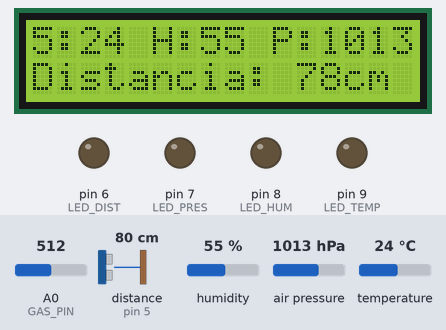
This sketch was run on a simulated Arduino Uno, built with avr-gcc and run on an emulated ATmega328P. Parts: 16×2 character LCD, output pins drawn as LEDs (lit = HIGH). Wiring (inferred from the names in the program): ultrasonic range finder: trigger pin 4; echo pin 5. The inputs (shaded band) are chosen by the test bench; at power-on: distance to the obstacle (sensor on pin 5) 80 cm, A0 (GAS_PIN) = 512, humidity 55 %, air pressure 1013 hPa, temperature 24 °C. The echo pulse lasts 58.3 µs per cm; pins used as bus, display or sensor lines are not drawn.

Above: at 1.2 s.
1.3 s: distance to the obstacle (sensor on pin 5) set to 17 cm
At 3.1 s:
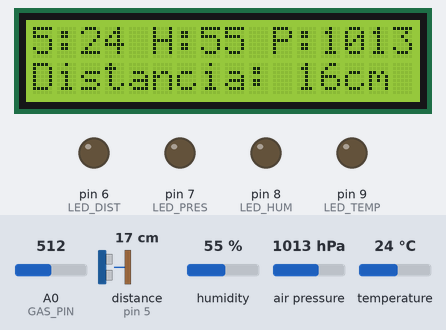
3.6 s: distance to the obstacle (sensor on pin 5) set to 14 cm
At 4.6 s:
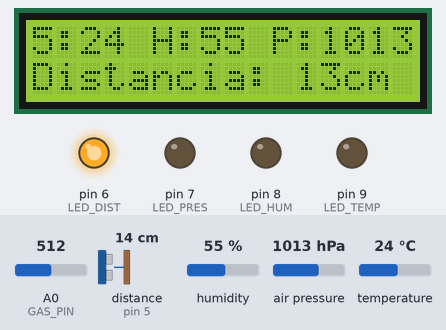
5.6 s: A0 (GAS_PIN) set to 261
At 7.3 s:
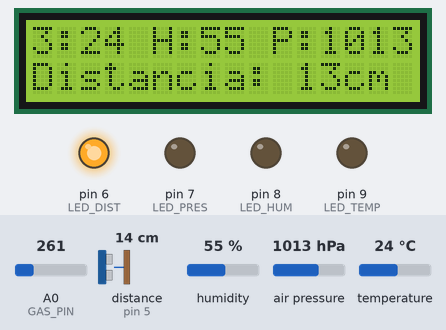
7.6 s: A0 (GAS_PIN) set to 229
At 8.8 s:
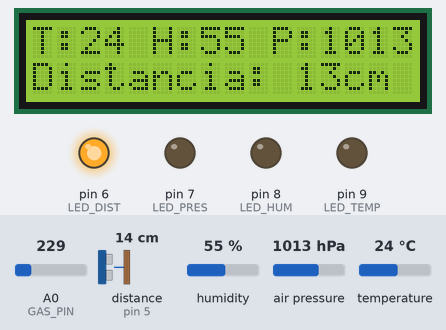
9.7 s: humidity set to 58 %
At 11.4 s:
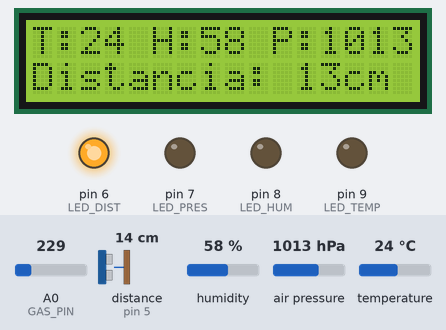
11.7 s: humidity set to 62 %
At 13.0 s:
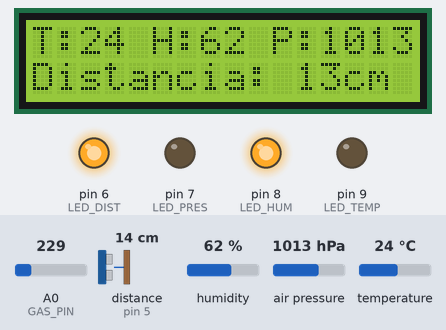
Timing chart, 0 to 14.7 s (numbered marks = the images above; inputs shaded):
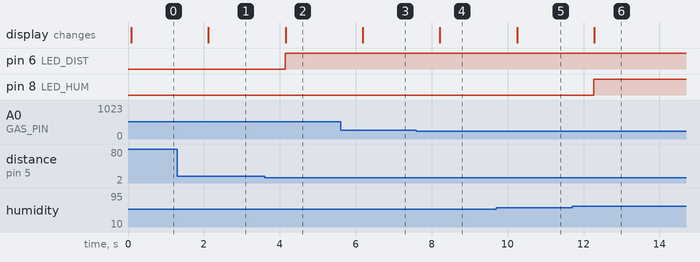

Measured:
- the behaviour switches between 16 and 15 cm on distance to the obstacle (sensor on pin 5) (found by bisection; images 1 and 2)
- the behaviour switches between 246 and 245 on A0 (GAS_PIN) (found by bisection; images 3 and 4)
- the behaviour switches between 60 and 61 % on humidity (found by bisection; images 5 and 6)
- after the input at 1.3 s, the display: changes after 0.82 s (image 1)
- after the input at 3.6 s, pin 6 (LED_DIST): LOW → HIGH after 0.54 s; the display: changes after 0.55 s (image 2)
- after the input at 5.6 s, the display: changes after 0.59 s (image 3)
- after the input at 7.6 s, the display: changes after 0.62 s (image 4)
- after the input at 9.7 s, the display: changes after 0.55 s (image 5)
- after the input at 11.7 s, pin 8 (LED_HUM): LOW → HIGH after 0.57 s; the display: changes after 0.58 s (image 6)

The sketch:

SENSORES_ARD.ino
```cpp
#include <LiquidCrystal.h>
#include <Adafruit_BME280.h>
#include <SPI.h>

// -------- LCD --------
LiquidCrystal lcd(2, 3, A1, A2, A3, A4);

// -------- BME280 (SPI) --------
#define BME_CS 10
Adafruit_BME280 bme(BME_CS);

// -------- Pines --------
#define LED_TEMP 9
#define LED_HUM  8
#define LED_PRES 7
#define LED_DIST 6

#define TRIG_PIN 4
#define ECHO_PIN 5

#define GAS_PIN A0

// -------- Umbrales --------
float LIM_TEMP = 30.0;     // °C
float LIM_HUM  = 60.0;     // %
float LIM_PRES = 1000.0;   // hPa
float LIM_GAS  = 1.20;      // Voltios
int   LIM_DIST = 15;       // cm

void setup() {
  lcd.begin(16,2);

  pinMode(LED_TEMP, OUTPUT);
  pinMode(LED_HUM, OUTPUT);
  pinMode(LED_PRES, OUTPUT);
  pinMode(LED_DIST, OUTPUT);

  pinMode(TRIG_PIN, OUTPUT);
  pinMode(ECHO_PIN, INPUT);

  if (!bme.begin()) {
    lcd.print("BME280 ERROR");
    while (1);
  }
}

void loop() {

  // -------- BME280 --------
  int temp = bme.readTemperature();
  float hum  = bme.readHumidity();
  float pres = bme.readPressure() / 100.0;

  digitalWrite(LED_TEMP, temp > LIM_TEMP);
  digitalWrite(LED_HUM,  hum  > LIM_HUM);
  digitalWrite(LED_PRES, pres < LIM_PRES);

  // -------- Gas MQ-2 --------
  int gasRaw = analogRead(GAS_PIN);
  float gasV = gasRaw * (5.0 / 1023.0);

  // -------- HC-SR04 --------
  digitalWrite(TRIG_PIN, LOW);
  delayMicroseconds(2);
  digitalWrite(TRIG_PIN, HIGH);
  delayMicroseconds(10);
  digitalWrite(TRIG_PIN, LOW);

  long duracion = pulseIn(ECHO_PIN, HIGH);
  int distancia = duracion * 0.034 / 2;

  digitalWrite(LED_DIST, distancia < LIM_DIST);

  // -------- LCD --------
  lcd.clear();
  lcd.setCursor(0,0);
  lcd.print("T:");
  lcd.print(temp,1);
  lcd.print(" H:");
  lcd.print(hum,0);
  lcd.print(" P:");
  lcd.print(pres,2);

  lcd.setCursor(0,1);
  lcd.print ("Distancia: ");
  lcd.print(distancia);
  lcd.print("cm     ");
  if (gasV > LIM_GAS)
  {
    lcd.print("Gas Detectado: ");
    lcd.print(gasV,1);
  }
  else
    lcd.print("No Hay Gas ");
    lcd.print(gasV,1);


  delay(1000);
}
```
